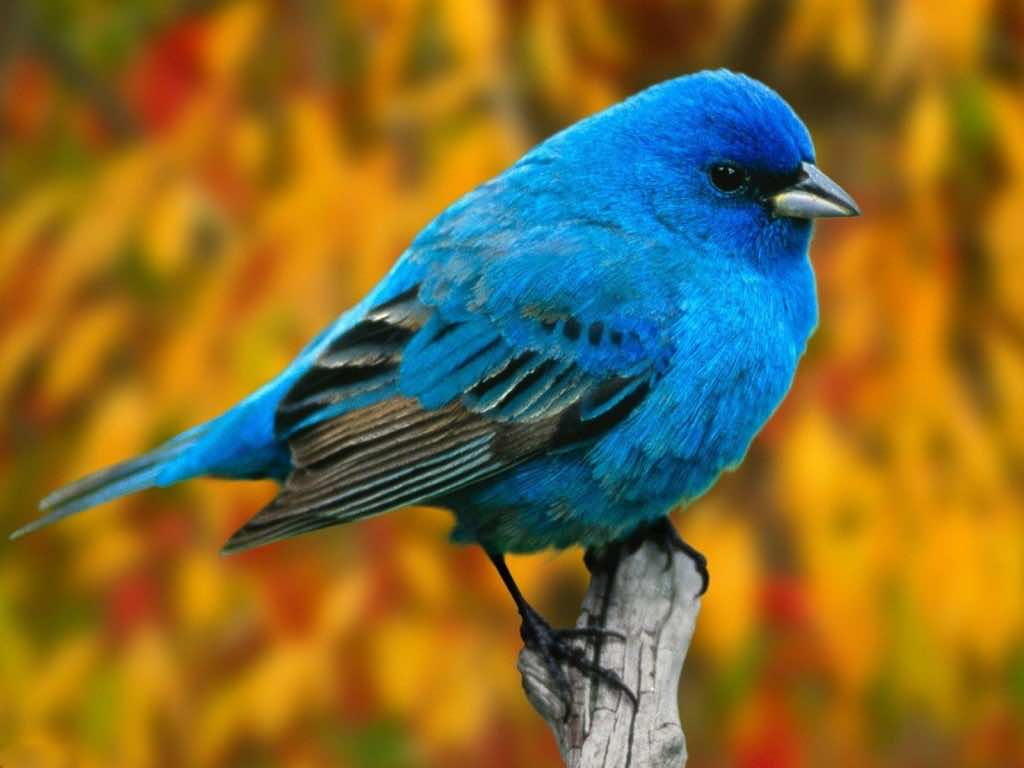
#> input picture Image_Analysis_Comp_Vision/bird.jpg, 1024 x 768 px, found by its file name
$ python chapter2_Image_Function.py
#> lines starting #> are read from the running program, lines starting #| are printed output that depends on the picture; after the words box and inside, x2 and y2 are one past the last pixel; in counts of white or black regions, pixels touching at a corner belong together
import cv2
import numpy as np

img = cv2.imread("Resources/bird.jpg")
#> img is the input picture: shape (768, 1024, 3); mean B, G, R 49.8, 107.6, 130
kernel = np.ones((5,5), np.uint8)

imgGray = cv2.cvtColor(img, cv2.COLOR_BGR2GRAY)
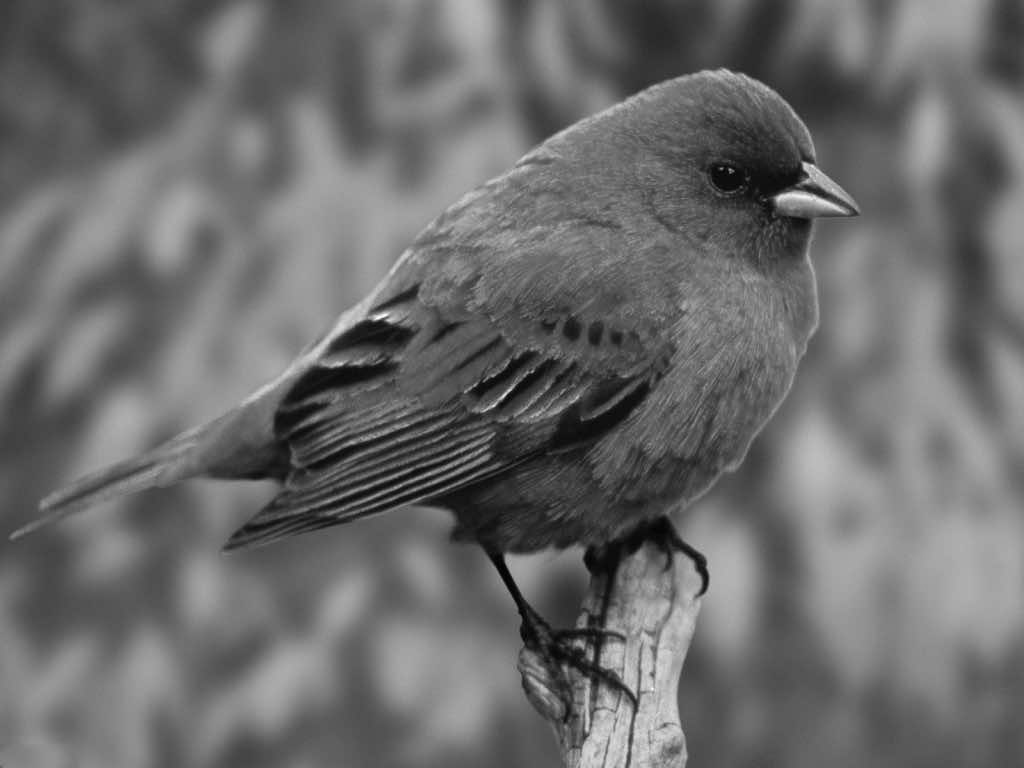
#> imgGray: shape (768, 1024); min 1, max 254, mean 107.7
imgBlur = cv2.GaussianBlur(img, (7,7),0)
imgCanny = cv2.Canny(img, 100, 250)
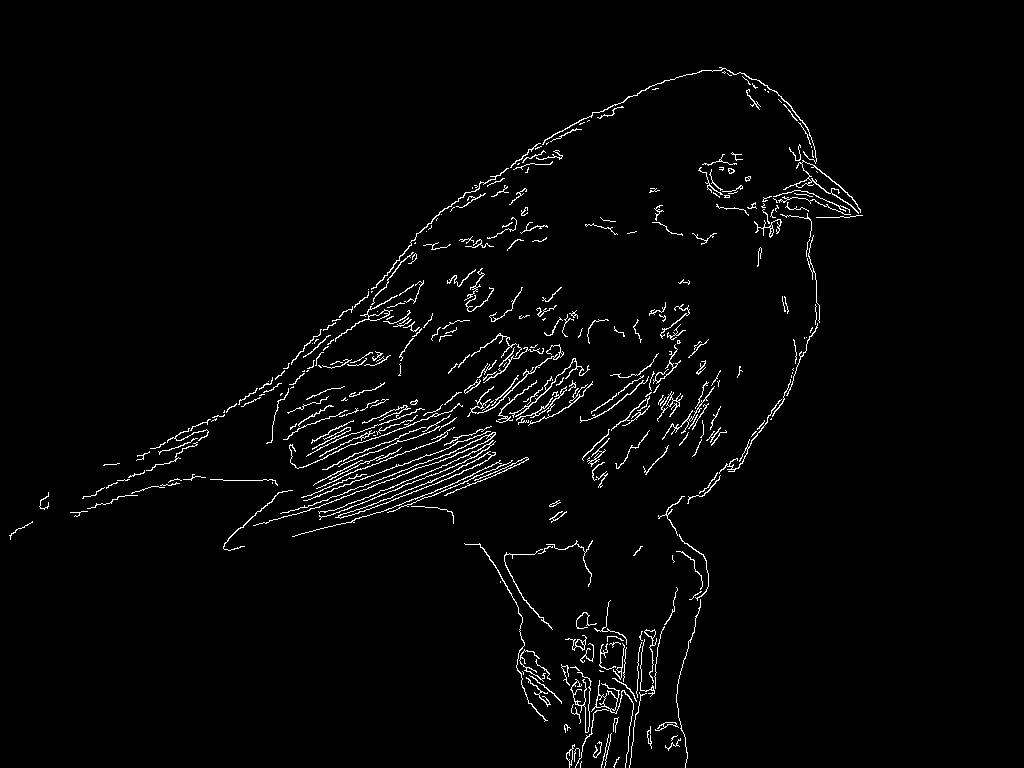
#> imgCanny: shape (768, 1024); 2.4% white in thin lines or dots, all inside (x1, y1, x2, y2) = (9, 67, 863, 768)
imgDilation = cv2.dilate(imgCanny, kernel, iterations=1)
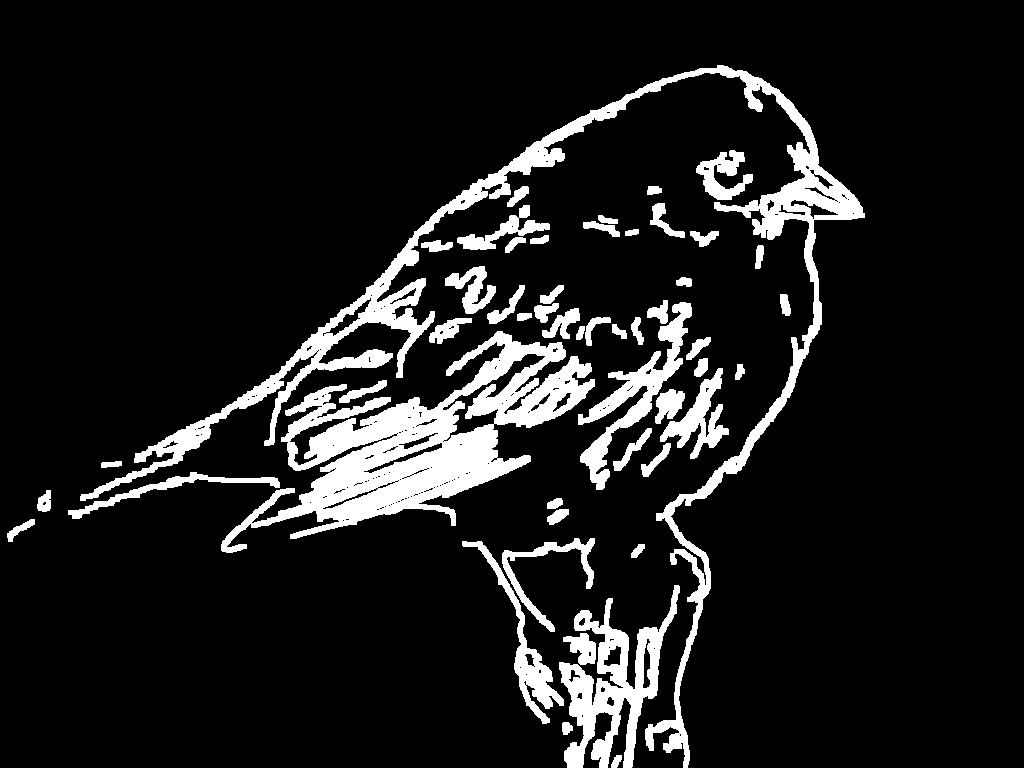
#> imgDilation: shape (768, 1024); 11% white; 51 white regions, largest, box (x1, y1, x2, y2) and area: (221, 331, 595, 553) 26849, (80, 65, 865, 768) 25999, (559, 585, 680, 768) 7922
imgEroded = cv2.dilate(imgDilation, kernel, iterations=1)
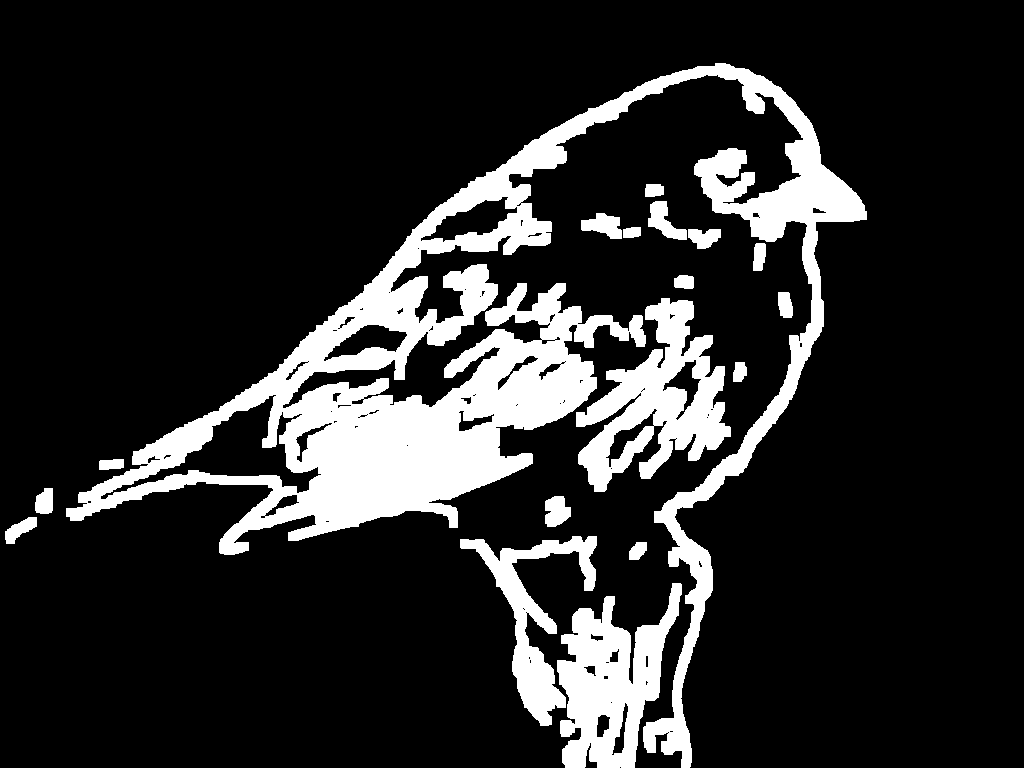
#> imgEroded: shape (768, 1024); 16.2% white; 18 white regions, largest, box (x1, y1, x2, y2) and area: (66, 63, 867, 768) 89708, (576, 298, 731, 492) 13479, (557, 583, 682, 768) 12364

cv2.imshow("Gray Image", imgGray)
cv2.imshow("Blur Image", imgBlur)
cv2.imshow("Canny Image", imgCanny)
cv2.imshow("Dilation Image", imgDilation)
cv2.imshow("Eroded Image", imgEroded)
cv2.waitKey(0)
cv2.destroyAllWindows()
